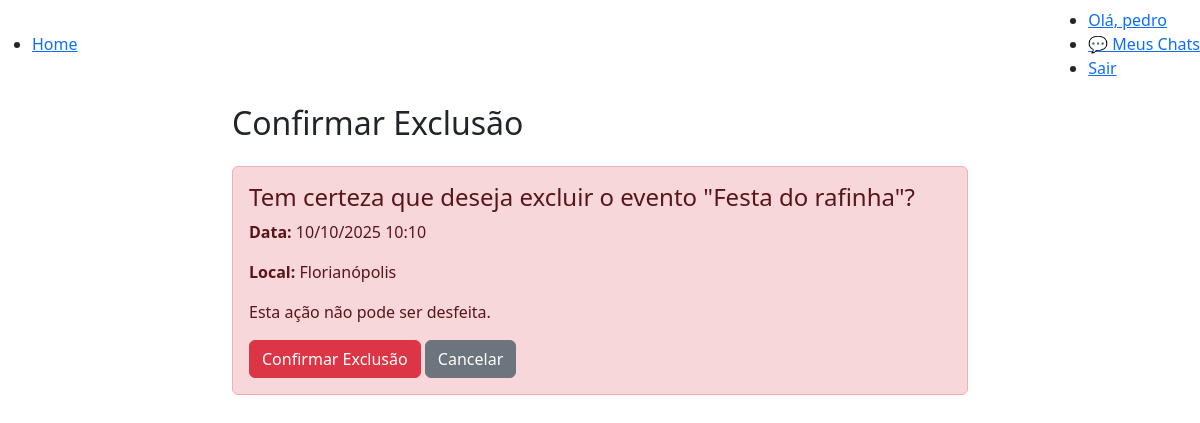
The page /excluir-evento/1/ (signed in) on the database its author committed.
### eventos/models.py (models this page shows, shortened)
class Evento(models.Model):
    nomeEvento = models.CharField(max_length=100,verbose_name='Nome do Evento',null=False,blank=False)
    dataEvento = models.DateTimeField(verbose_name='Data e Hora do Evento',null=False,blank=False)
    localEvento = models.CharField(max_length=200,verbose_name='Local do Evento',null=False,blank=False)
    descricaoEvento = models.TextField(verbose_name='Descrição do Evento',null=False,blank=False)
    idUsuario = models.ForeignKey(Organizador,on_delete=models.CASCADE,verbose_name='Organizador',null=False,blank=False,related_name='eventos')
    cep = models.CharField(max_length=9, verbose_name='CEP', null=True, blank=True)
    endereco_completo = models.TextField(verbose_name='Endereço Completo', null=True, blank=True)
    latitude = models.DecimalField(max_digits=9, decimal_places=6, verbose_name='Latitude', null=True, blank=True)
    longitude = models.DecimalField(max_digits=9, decimal_places=6, verbose_name='Longitude', null=True, blank=True)
    previsao_participantes = models.PositiveIntegerField(verbose_name='Previsão de Participantes', null=True, blank=True)
    class Meta:
        verbose_name = 'Evento'
        verbose_name_plural = 'Eventos'
        ordering = ['-dataEvento']

### eventos/views.py (the view)
# urls.py: path('excluir-evento/<int:evento_id>/', views.excluir_evento, name='excluir_evento'),
@login_required(login_url='login')
def excluir_evento(request, evento_id):
    try:
        organizador = Organizador.objects.get(user=request.user)
    except Organizador.DoesNotExist:
        messages.error(request, 'Apenas organizadores podem excluir eventos.')
        return redirect('index')
    evento = get_object_or_404(Evento, id=evento_id)
    if evento.idUsuario != organizador:
        messages.error(request, 'Você só pode excluir seus próprios eventos.')
        return redirect('index')
    if request.method == 'POST':
        evento.delete()
        messages.success(request, 'Evento excluído com sucesso!')
        return redirect('index')
    return render(request, 'pages/confirmar_exclusao.html', {'evento': evento})

### eventos/templates/pages/confirmar_exclusao.html (shortened to what this page needs)
{% extends 'base.html' %}
{% block content %}
<div class="container">
    <div class="row">
        <div class="col-md-8 mx-auto">
            <h2>Confirmar Exclusão</h2>
            <div class="alert alert-danger mt-4">
                <h4>Tem certeza que deseja excluir o evento "{{ evento.nomeEvento }}"?</h4>
                <p><strong>Data:</strong> {{ evento.dataEvento|date:"d/m/Y H:i" }}</p>
                <p><strong>Local:</strong> {{ evento.localEvento }}</p>
                <p>Esta ação não pode ser desfeita.</p>
                <form method="post" class="mt-3">
                    <button type="submit" class="btn btn-danger">Confirmar Exclusão</button>
                    <a href="{% url 'index' %}" class="btn btn-secondary">Cancelar</a>
                </form>
            </div>
        </div>
    </div>
</div>
{% endblock %}

### eventos/templates/partials/navbar.html
<nav class="navbar">
    <ul class="navbar-list navbar-list-left">
        <li><a href="{% url 'index' %}">Home</a></li>
    </ul>
    <ul class="navbar-list navbar-list-right">
        <li><a href="#">Olá, {{ user.first_name }}</a></li>
        <li><a href="{% url 'chat_list' %}" class="btn-primary">💬 Meus Chats</a></li>
        <li><a href="{% url 'sair' %}">Sair</a></li>
    </ul>
</nav>

### rows shown on the page
Evento: nomeEvento "Festa do rafinha", dataEvento "10/10/2025 10:10", localEvento "Florianópolis"

### other values the page prints
{{ user.first_name }} "pedro"
